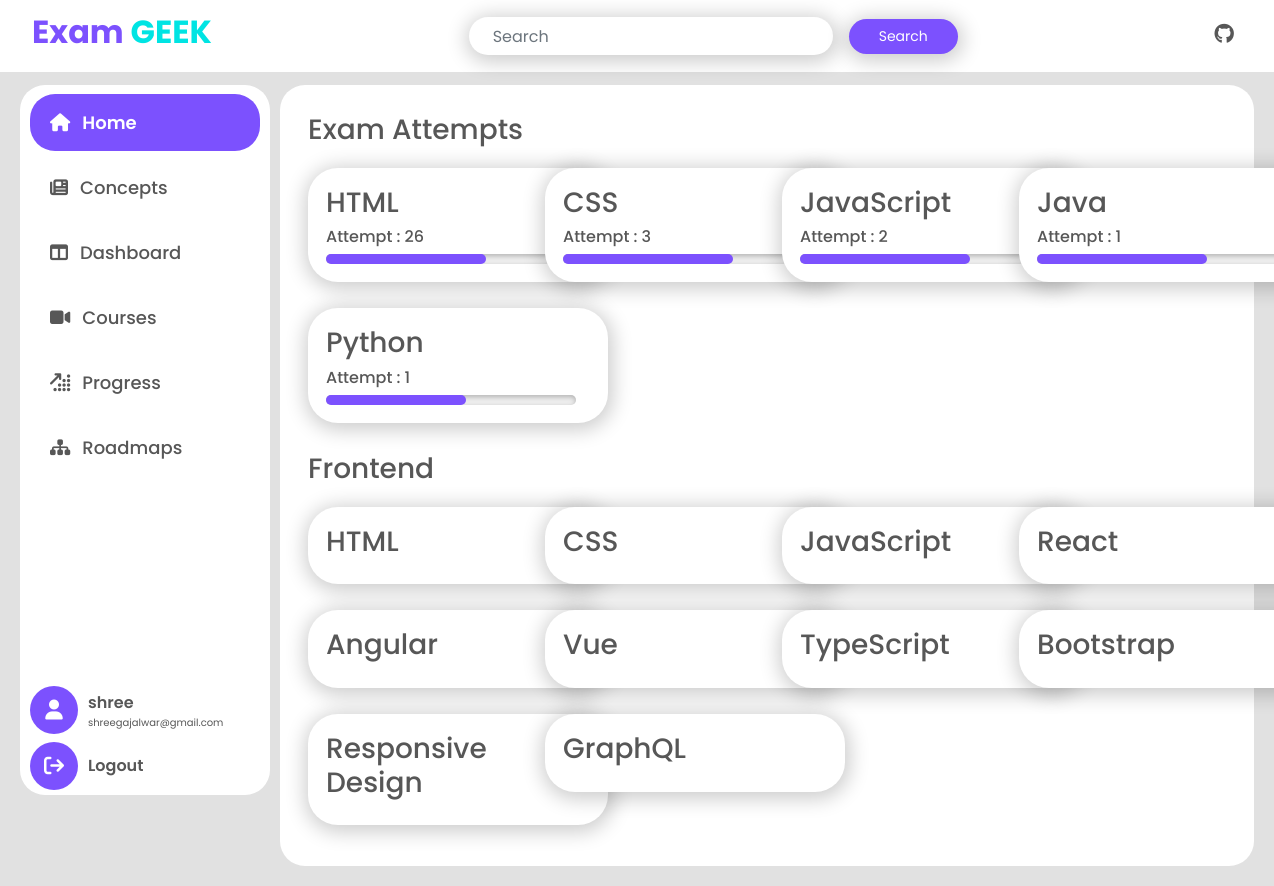
The page /progress/ (signed in) on the database as committed earlier.
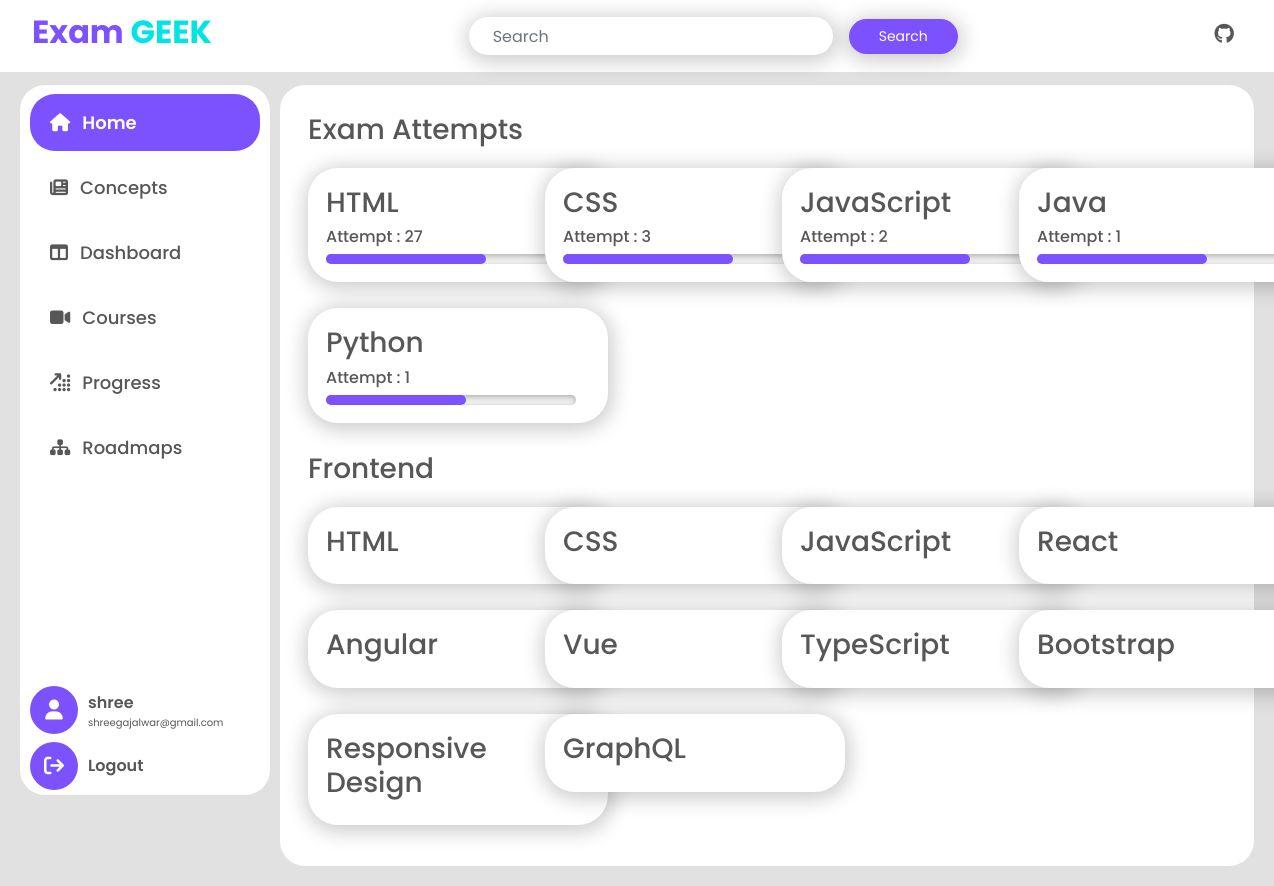
The same page on the database as committed later.
### examapp/models.py (models this page shows, shortened)
class UserExam(models.Model):
    user = models.ForeignKey(User, on_delete=models.CASCADE)
    exam = models.ForeignKey(Exam, on_delete=models.CASCADE)
    score = models.IntegerField(default=0,null=True,blank=True)
    attempts = models.IntegerField(default=1)

class Exam(models.Model):
    title = models.ForeignKey(Skills,on_delete=models.CASCADE)
    description = models.TextField(null=True)

class Skills(models.Model):
    skill = models.CharField(max_length=255)
    def __str__(self):
        return self.skill

### examapp/views.py (the view)
# urls.py: path('progress/', views.progress, name='progress'),
@login_required
def progress(request):
    user = request.user
    roadmap = RoadMap.objects.get(user=user)
    skill = []
    if roadmap.roadmap != None:
        skillset = RoadMapList.objects.get(roadmap_name=roadmap.roadmap)
        skill = skillset.skill.all()
    user_exams = UserExam.objects.filter(user=user)
    if request.method == 'POST':
        form = ProfileForm(request.POST, instance=user.profile)
        if form.is_valid():
            form.save()
            return redirect('profile')
    else:
        form = ProfileForm(instance=user.profile)
    return render(request, 'examapp/progress.html', {
        'form': form,
        'user_exams': user_exams,
        "roadmap": roadmap.roadmap,
        "skillset": skill
    })

### examapp/forms.py
class ProfileForm(forms.ModelForm):
    class Meta:
        model = Profile
        fields = ['bio', 'location', 'birth_date']

### examapp/models.py (called while the page is built)
    def __str__(self):
        return str(self.roadmap_name)

### examapp/templates/examapp/progress.html (shortened to what this page needs)
{% extends 'base.html' %}
{% block content %}
    {% include 'sidebar.html'%}
    <div class="content">
        <div class="p-2">
            <h3 class="">Exam Attempts</h3>
            <div class="card-wrapper">
                <div class="row">
                    {% for user_exam in user_exams %}
                    <div class="col-md-3 my-2">
                        <div class="card p-2">
                            <div class="card-body">
                                <h3>{{ user_exam.exam.title.skill }}</h3>
                                <h6>Attempt : {{user_exam.attempts}}</h6>
                                <progress id="file" value="{{ user_exam.score }}" title="{{ user_exam.score }} % completed" max="100"> 32% </progress>
                            </div>
                        </div>
                    </div>
                    {% endfor %}
                </div>
            </div>
        </div>
        <div class="p-2">
            <h3>{{roadmap}}</h3>
            <div class="row">
            {% for user_exam in skillset %}
                <div class="col-md-3 my-2 col-sm-12">
                    <div class="card p-2">
                        <div class="card-body">
                            <div class="d-flex justify-content-between">
                                <h3>{{ user_exam }}</h3>
                            </div>
                        </div>
                    </div>
                </div>
            {% endfor %}
            </div>
        </div>
    </div>
{% endblock %}

Rows that differ between the two databases and show on the page:
changed UserExam "HTML": attempts "26" → "27"
